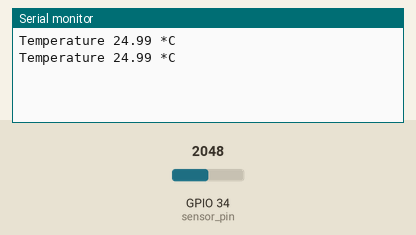
Bench run of a sketch on a simulated ESP32. On the bench: the last lines printed to the serial monitor. The inputs (shaded band) are chosen by the test bench; at power-on: GPIO 34 (sensor_pin) = 2048.

Above: at 2.8 s.
2.9 s: GPIO 34 (sensor_pin) set to 2866
At 5.2 s:
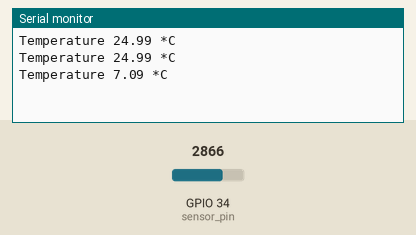
5.6 s: GPIO 34 (sensor_pin) set to 3603
At 6.7 s:
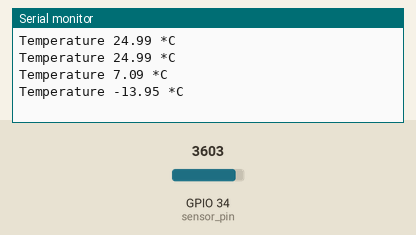
Timing chart, 0 to 8.6 s (numbered marks = the images above; inputs shaded):
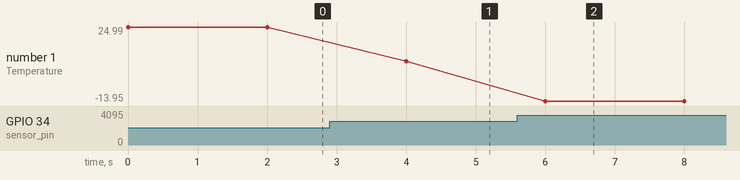

The sketch:

sketch_jan28b.ino
```cpp
#define sensor_pin 34    // Pin,to which the Sensor is connected

int n_res = 10000;       //Nominal resistance at 25⁰C
int n_temp = 25;         // temperature for nominal resistance (almost always 25⁰ C)
int beta = 3950;         // The beta coefficient or the B value of the thermistor (usually 3000-4000) check the datasheet for the accurate value.
int Rref = 10000;        //Value of  resistor used for the voltage divider

void setup() {

  Serial.begin(9600);

}
void loop(void) {

  float average;
  average = analogRead(sensor_pin);

  // Calculate NTC resistance
  average = 4095 / average - 1;
  average = Rref / average;

  float temperature;
  temperature = average / n_res;     // (R/Ro)
  temperature = log(temperature);                 // ln(R/Ro)
  temperature /= beta;                   // 1/B * ln(R/Ro)
  temperature += 1.0 / (n_temp + 273.15); // + (1/To)
  temperature = 1.0 / temperature;                // Invert
  temperature -= 273.15;                          // convert absolute temp to C
  Serial.print("Temperature ");
  Serial.print(temperature);
  Serial.println(" *C");

   delay(2000);
}
```

Measured:
- after the input at 2.9 s, the serial monitor: prints a new line after 1.1 s (image 1)
- after the input at 5.6 s, the serial monitor: prints a new line after 0.40 s (image 2)
- plotted number 1: 24.99 → 7.09 after the input at 2.9 s, 7.09 → -13.95 after the input at 5.6 s
